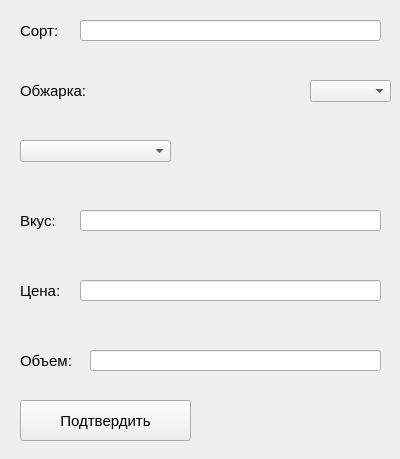
<?xml version="1.0" encoding="UTF-8"?>
<ui version="4.0">
 <class>Form</class>
 <widget class="QWidget" name="Form">
  <property name="geometry">
   <rect>
    <x>0</x>
    <y>0</y>
    <width>400</width>
    <height>459</height>
   </rect>
  </property>
  <property name="windowTitle">
   <string>Form</string>
  </property>
  <widget class="QComboBox" name="burn_box">
   <property name="geometry">
    <rect>
     <x>310</x>
     <y>80</y>
     <width>81</width>
     <height>22</height>
    </rect>
   </property>
  </widget>
  <widget class="QLabel" name="label">
   <property name="geometry">
    <rect>
     <x>20</x>
     <y>10</y>
     <width>51</width>
     <height>41</height>
    </rect>
   </property>
   <property name="font">
    <font>
     <pointsize>11</pointsize>
    </font>
   </property>
   <property name="text">
    <string>Сорт:</string>
   </property>
  </widget>
  <widget class="QLabel" name="label_2">
   <property name="geometry">
    <rect>
     <x>20</x>
     <y>70</y>
     <width>251</width>
     <height>41</height>
    </rect>
   </property>
   <property name="font">
    <font>
     <pointsize>11</pointsize>
    </font>
   </property>
   <property name="text">
    <string>Обжарка:</string>
   </property>
  </widget>
  <widget class="QLabel" name="label_4">
   <property name="geometry">
    <rect>
     <x>20</x>
     <y>200</y>
     <width>91</width>
     <height>41</height>
    </rect>
   </property>
   <property name="font">
    <font>
     <pointsize>11</pointsize>
    </font>
   </property>
   <property name="text">
    <string>Вкус:</string>
   </property>
  </widget>
  <widget class="QLabel" name="label_5">
   <property name="geometry">
    <rect>
     <x>20</x>
     <y>270</y>
     <width>81</width>
     <height>41</height>
    </rect>
   </property>
   <property name="font">
    <font>
     <pointsize>11</pointsize>
    </font>
   </property>
   <property name="text">
    <string>Цена:</string>
   </property>
  </widget>
  <widget class="QLabel" name="label_6">
   <property name="geometry">
    <rect>
     <x>20</x>
     <y>340</y>
     <width>71</width>
     <height>41</height>
    </rect>
   </property>
   <property name="font">
    <font>
     <pointsize>11</pointsize>
    </font>
   </property>
   <property name="text">
    <string>Объем:</string>
   </property>
  </widget>
  <widget class="QComboBox" name="type_box">
   <property name="geometry">
    <rect>
     <x>20</x>
     <y>140</y>
     <width>151</width>
     <height>22</height>
    </rect>
   </property>
  </widget>
  <widget class="QLineEdit" name="lineEdit">
   <property name="geometry">
    <rect>
     <x>80</x>
     <y>20</y>
     <width>301</width>
     <height>21</height>
    </rect>
   </property>
  </widget>
  <widget class="QLineEdit" name="lineEdit_2">
   <property name="geometry">
    <rect>
     <x>80</x>
     <y>210</y>
     <width>301</width>
     <height>21</height>
    </rect>
   </property>
  </widget>
  <widget class="QLineEdit" name="lineEdit_3">
   <property name="geometry">
    <rect>
     <x>80</x>
     <y>280</y>
     <width>301</width>
     <height>21</height>
    </rect>
   </property>
  </widget>
  <widget class="QLineEdit" name="lineEdit_4">
   <property name="geometry">
    <rect>
     <x>90</x>
     <y>350</y>
     <width>291</width>
     <height>21</height>
    </rect>
   </property>
  </widget>
  <widget class="QPushButton" name="pushButton">
   <property name="geometry">
    <rect>
     <x>20</x>
     <y>400</y>
     <width>171</width>
     <height>41</height>
    </rect>
   </property>
   <property name="font">
    <font>
     <pointsize>11</pointsize>
    </font>
   </property>
   <property name="text">
    <string>Подтвердить</string>
   </property>
  </widget>
  <widget class="QLabel" name="label_3">
   <property name="geometry">
    <rect>
     <x>220</x>
     <y>400</y>
     <width>161</width>
     <height>41</height>
    </rect>
   </property>
   <property name="text">
    <string/>
   </property>
   <property name="alignment">
    <set>Qt::AlignCenter</set>
   </property>
  </widget>
 </widget>
 <resources/>
 <connections/>
</ui>
